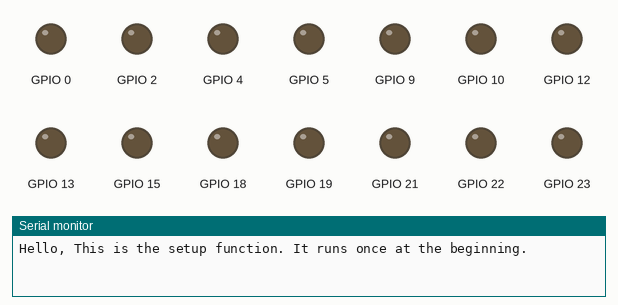
Bench run of a sketch on a simulated ESP32. Parts: output pins drawn as LEDs (lit = HIGH), the last lines printed to the serial monitor.

Above: at 0.05 s.
At 0.85 s:
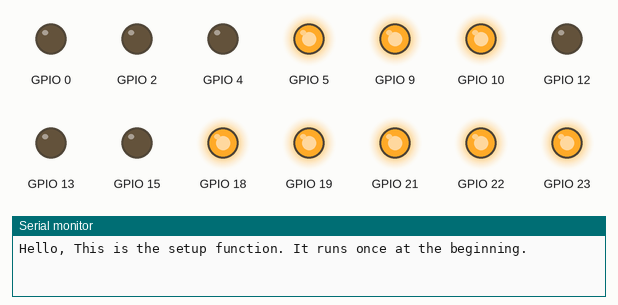
At 1.55 s:
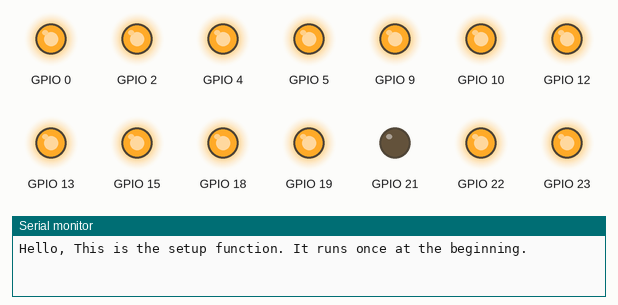
At 3.15 s:
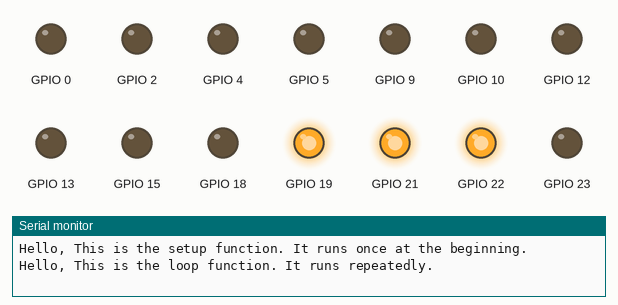
At 4.75 s:
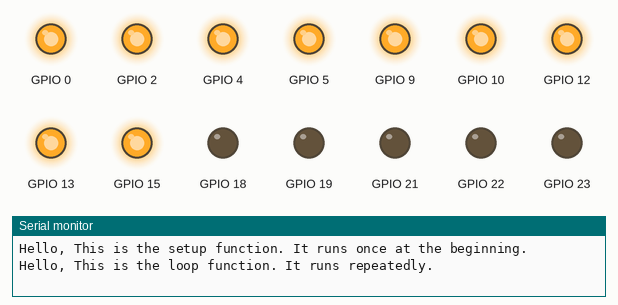
At 6.35 s:
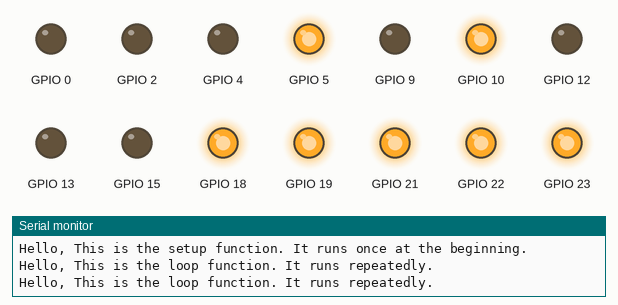
Timing chart, 0 to 6.7 s (numbered marks = the images above):
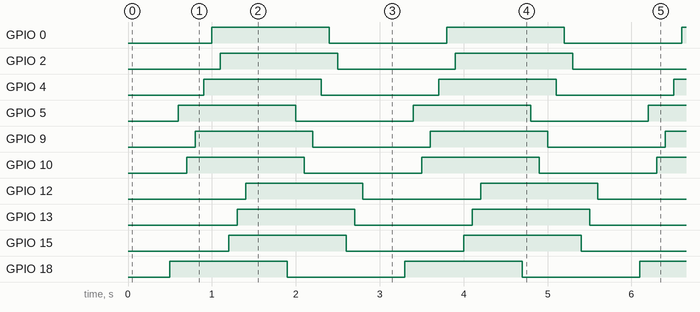

The sketch:

blink.ino
```cpp
void setup() {
  // put your setup code here, to run once:
  //int result = myFunction(2, 3);

  // Set output pins
  pinMode(GPIO_NUM_21, OUTPUT);
  pinMode(GPIO_NUM_22, OUTPUT);
  pinMode(GPIO_NUM_19, OUTPUT);
  pinMode(GPIO_NUM_23, OUTPUT);
  pinMode(GPIO_NUM_18, OUTPUT);
  pinMode(GPIO_NUM_5, OUTPUT);
  pinMode(GPIO_NUM_10, OUTPUT);
  pinMode(GPIO_NUM_9, OUTPUT);
  pinMode(GPIO_NUM_4, OUTPUT);
  pinMode(GPIO_NUM_0, OUTPUT);
  pinMode(GPIO_NUM_2, OUTPUT);
  pinMode(GPIO_NUM_15, OUTPUT);
  pinMode(GPIO_NUM_13, OUTPUT);
  pinMode(GPIO_NUM_12, OUTPUT);

  // Drive outputs LOW
  digitalWrite(GPIO_NUM_21, LOW);
  digitalWrite(GPIO_NUM_22, LOW);
  digitalWrite(GPIO_NUM_19, LOW);
  digitalWrite(GPIO_NUM_23, LOW);
  digitalWrite(GPIO_NUM_18, LOW);
  digitalWrite(GPIO_NUM_5, LOW);
  digitalWrite(GPIO_NUM_10, LOW);
  digitalWrite(GPIO_NUM_9, LOW);
  digitalWrite(GPIO_NUM_4, LOW);
  digitalWrite(GPIO_NUM_0, LOW);
  digitalWrite(GPIO_NUM_2, LOW);
  digitalWrite(GPIO_NUM_15, LOW);
  digitalWrite(GPIO_NUM_13, LOW);
  digitalWrite(GPIO_NUM_12, LOW);

  Serial.begin(115200);
  Serial.println("Hello, This is the setup function. It runs once at the beginning.");
}

void loop() {
  // put your main code here, to run repeatedly:
  delay(100); // Delay for 100ms
  digitalWrite(GPIO_NUM_21, HIGH); // Turn the LED on
  delay(100);
  digitalWrite(GPIO_NUM_22, HIGH);
  delay(100);
  digitalWrite(GPIO_NUM_19, HIGH);
  delay(100);
  digitalWrite(GPIO_NUM_23, HIGH);
  delay(100);
  digitalWrite(GPIO_NUM_18, HIGH);
  delay(100);
  digitalWrite(GPIO_NUM_5, HIGH);
  delay(100);
  digitalWrite(GPIO_NUM_10, HIGH);
  delay(100);
  digitalWrite(GPIO_NUM_9, HIGH);
  delay(100);
  digitalWrite(GPIO_NUM_4, HIGH);
  delay(100);
  digitalWrite(GPIO_NUM_0, HIGH);
  delay(100);
  digitalWrite(GPIO_NUM_2, HIGH);
  delay(100);
  digitalWrite(GPIO_NUM_15, HIGH);
  delay(100);
  digitalWrite(GPIO_NUM_13, HIGH);
  delay(100);
  digitalWrite(GPIO_NUM_12, HIGH);

  delay(100);
  digitalWrite(GPIO_NUM_21, LOW); // Turn the LED off
  delay(100);
  digitalWrite(GPIO_NUM_22, LOW);
  delay(100);
  digitalWrite(GPIO_NUM_19, LOW);
  delay(100);
  digitalWrite(GPIO_NUM_23, LOW);
  delay(100);
  digitalWrite(GPIO_NUM_18, LOW);
  delay(100);
  digitalWrite(GPIO_NUM_5, LOW);
  delay(100);
  digitalWrite(GPIO_NUM_10, LOW);
  delay(100);
  digitalWrite(GPIO_NUM_9, LOW);
  delay(100);
  digitalWrite(GPIO_NUM_4, LOW);
  delay(100);
  digitalWrite(GPIO_NUM_0, LOW);
  delay(100);
  digitalWrite(GPIO_NUM_2, LOW);
  delay(100);
  digitalWrite(GPIO_NUM_15, LOW);
  delay(100);
  digitalWrite(GPIO_NUM_13, LOW);
  delay(100);
  digitalWrite(GPIO_NUM_12, LOW);

  Serial.println("Hello, This is the loop function. It runs repeatedly.");
}
```

Measured:
- by itself, GPIO 0, GPIO 2, GPIO 4, GPIO 5, GPIO 9, GPIO 10, GPIO 12, GPIO 13, GPIO 15, GPIO 18, GPIO 19, GPIO 21–23: alternates HIGH for 1.4 s and LOW for 1.4 s
